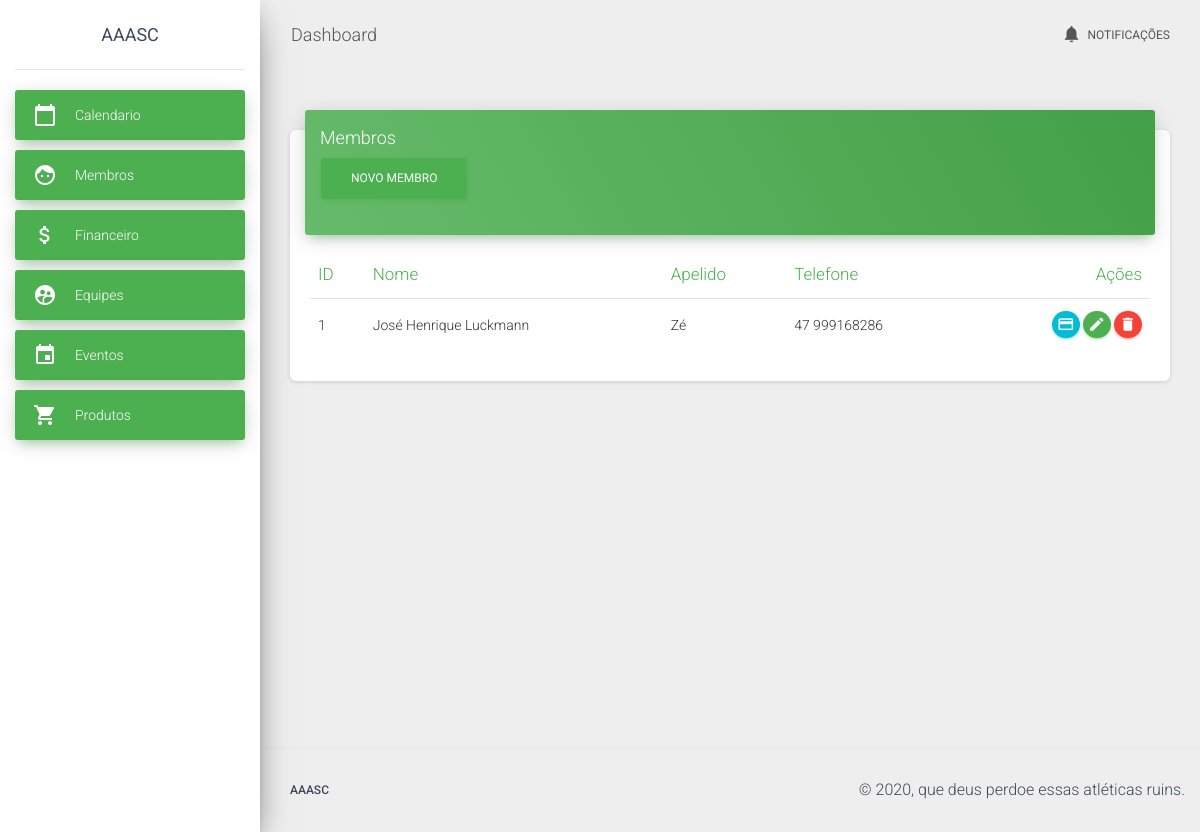
/member/list, run on an earlier commit of the app's database.
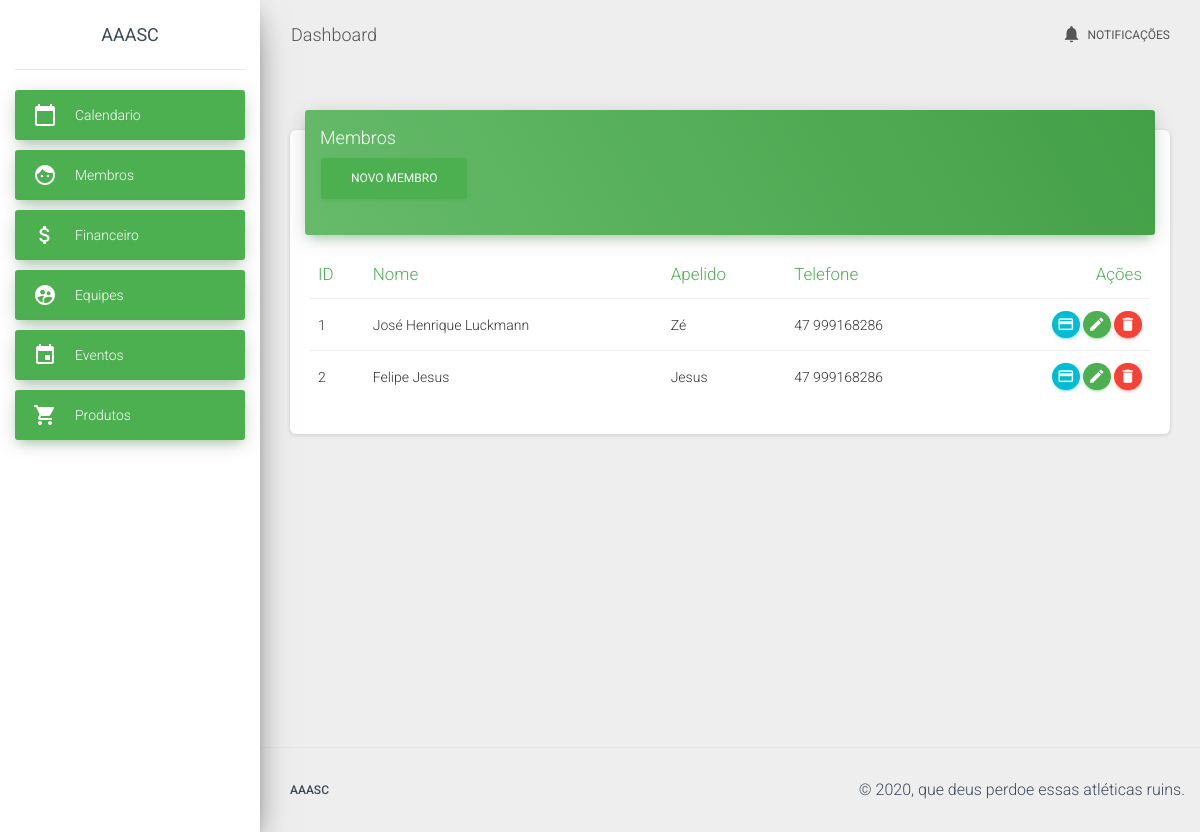
And on a later commit of the database.
### app/models/member.py (models this page shows, shortened)
class Member(db.Model):
    __tablename__ = "member"
    id = db.Column(db.Integer, primary_key=True, autoincrement=True)
    username = db.Column(db.String)
    password = db.Column(db.String)
    name = db.Column(db.String)
    nickname = db.Column(db.String)
    plan = db.Column(db.String)
    email = db.Column(db.String)
    adress = db.Column(db.String)
    city = db.Column(db.String)
    state = db.Column(db.String)
    cpf = db.Column(db.String)
    telephone = db.Column(db.String)
    about = db.Column(db.String)
    _loaded = False
    @staticmethod
    def load_all():
        result = Member.query.all()
        return result

### app/controllers/member.py (the view)
@app.route("/member/")
@app.route('/member/list')
def list_member():
    members = Member.load_all()
    return render_template("./member/list_member.html", members=members)

### app/templates/member/list_member.html (shortened to what this page needs)
{% extends "template.html" %}
{% block content %}
<div class="row">
  <div class="col">
    <div class="card">
      <div class="card-header card-header-success">
        <h4 class="card-title">Membros</h4>
        <p class="category"><a href="{{url_for('edit_member')}}" class="btn btn-success">Novo membro</a></p>
      </div>
      <div class="card-body table-responsive">
        <table class="table table-hover">
          <thead class="text-success">
            <th>ID</th>
            <th>Nome</th>
            <th>Apelido</th>
            <th>Telefone</th>
            <th class="text-right">Ações</th>
          </thead>
          <tbody>
            {% for member in members %}
              <tr>
                <td>{{ member.id }}</td>
                <td>{{ member.name }}</td>
                <td>{{ member.nickname }}</td>
                <td>{{ member.telephone }}</td>
                <td class="td-actions text-right">
                  <a href="{{url_for('card_member', member_id=member.id)}}" rel="tooltip" class="btn btn-info btn-round">
                      <i class="material-icons">credit_card</i>
                  </a>
                  <a href="{{url_for('edit_member', member_id=member.id)}}" rel="tooltip" class="btn btn-success btn-round">
                      <i class="material-icons">edit</i>
                  </a>
                  <a href="{{url_for('delete_member', member_id=member.id)}}" rel="tooltip" class="btn btn-danger btn-round">
                      <i class="material-icons">delete</i>
                  </a>
                </td>
              </tr>
            {% endfor %}
          </tbody>
        </table>
      </div>
    </div>
  </div>
</div>
{% endblock %}

What changed in the data, as far as the page shows it:
added Member: id "2", name "Felipe Jesus", nickname "Jesus", telephone "47 999168286"
